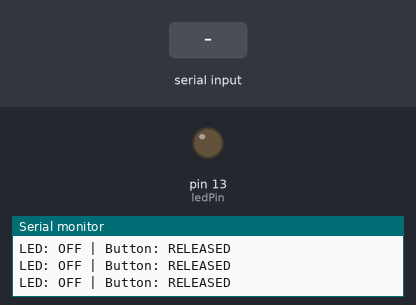
The sketch below on a simulated Arduino Uno, built with avr-gcc and run on an emulated ATmega328P. Shown: output pins drawn as LEDs (lit = HIGH), the last lines printed to the serial monitor. The test bench sets the inputs (shaded band).

Above: at 1.2 s.
1.3 s: "1" received over Serial
At 2.7 s:
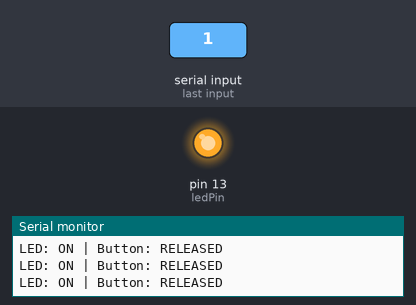
3.0 s: "0" received over Serial
At 4.1 s:
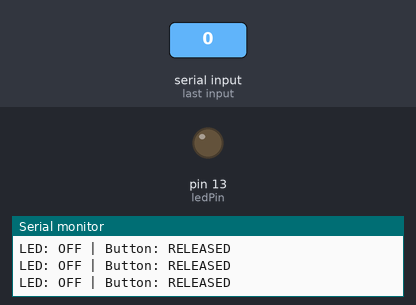
Timing chart, 0 to 6.0 s (numbered marks = the images above; inputs shaded):
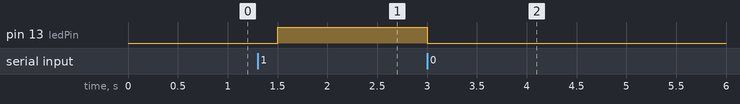

The sketch:

sketch_mar24a.ino
```cpp
const int ledPin = 13;
bool ledState = false;
int fakeButton = 0;

void setup() {
  pinMode(ledPin, OUTPUT);
  Serial.begin(9600);
}

void loop() {
  if (Serial.available() > 0) {
    char command = Serial.read();

    if (command == '1') {
      ledState = true;
    } else if (command == '0') {
      ledState = false;
    }

    digitalWrite(ledPin, ledState ? HIGH : LOW);
  }


  Serial.print("LED: ");
  Serial.print(ledState ? "ON" : "OFF");
  Serial.print(" | Button: ");
  Serial.println(fakeButton ? "PRESSED" : "RELEASED");

  delay(500);
}
```

Measured:
- after the input at 1.3 s, pin 13 (ledPin): LOW → HIGH after 0.20 s
- after the input at 3.0 s, pin 13 (ledPin): HIGH → LOW at once
